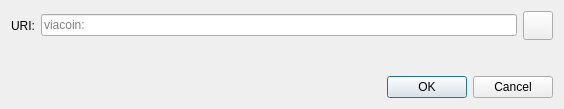
<?xml version="1.0" encoding="UTF-8"?>
<ui version="4.0">
 <class>OpenURIDialog</class>
 <widget class="QDialog" name="OpenURIDialog">
  <property name="geometry">
   <rect>
    <x>0</x>
    <y>0</y>
    <width>564</width>
    <height>109</height>
   </rect>
  </property>
  <property name="windowTitle">
   <string>Open viacoin URI</string>
  </property>
  <layout class="QVBoxLayout" name="verticalLayout">
   <item>
    <layout class="QHBoxLayout" name="horizontalLayout">
     <item>
      <widget class="QLabel" name="label">
       <property name="text">
        <string>URI:</string>
       </property>
      </widget>
     </item>
     <item>
      <widget class="QValidatedLineEdit" name="uriEdit">
       <property name="placeholderText">
        <string notr="true">viacoin:</string>
       </property>
      </widget>
     </item>
     <item>
      <widget class="QToolButton" name="pasteButton">
       <property name="toolTip">
        <string extracomment="Tooltip text for button that allows you to paste an address that is in your clipboard.">Paste address from clipboard</string>
       </property>
       <property name="text">
        <string/>
       </property>
       <property name="icon">
        <iconset resource="../bitcoin.qrc">
         <normaloff>:/icons/editpaste</normaloff>:/icons/editpaste
        </iconset>
       </property>
       <property name="iconSize">
        <size>
         <width>22</width>
         <height>22</height>
        </size>
       </property>
      </widget>
     </item>
    </layout>
   </item>
   <item>
    <spacer name="verticalSpacer">
     <property name="orientation">
      <enum>Qt::Vertical</enum>
     </property>
     <property name="sizeHint" stdset="0">
      <size>
       <width>20</width>
       <height>40</height>
      </size>
     </property>
    </spacer>
   </item>
   <item>
    <widget class="QDialogButtonBox" name="buttonBox">
     <property name="orientation">
      <enum>Qt::Horizontal</enum>
     </property>
     <property name="standardButtons">
      <set>QDialogButtonBox::Cancel|QDialogButtonBox::Ok</set>
     </property>
    </widget>
   </item>
  </layout>
 </widget>
 <customwidgets>
  <customwidget>
   <class>QValidatedLineEdit</class>
   <extends>QLineEdit</extends>
   <header>qt/qvalidatedlineedit.h</header>
  </customwidget>
 </customwidgets>
 <resources/>
 <connections>
  <connection>
   <sender>buttonBox</sender>
   <signal>accepted()</signal>
   <receiver>OpenURIDialog</receiver>
   <slot>accept()</slot>
   <hints>
    <hint type="sourcelabel">
     <x>248</x>
     <y>254</y>
    </hint>
    <hint type="destinationlabel">
     <x>157</x>
     <y>274</y>
    </hint>
   </hints>
  </connection>
  <connection>
   <sender>buttonBox</sender>
   <signal>rejected()</signal>
   <receiver>OpenURIDialog</receiver>
   <slot>reject()</slot>
   <hints>
    <hint type="sourcelabel">
     <x>316</x>
     <y>260</y>
    </hint>
    <hint type="destinationlabel">
     <x>286</x>
     <y>274</y>
    </hint>
   </hints>
  </connection>
 </connections>
</ui>
